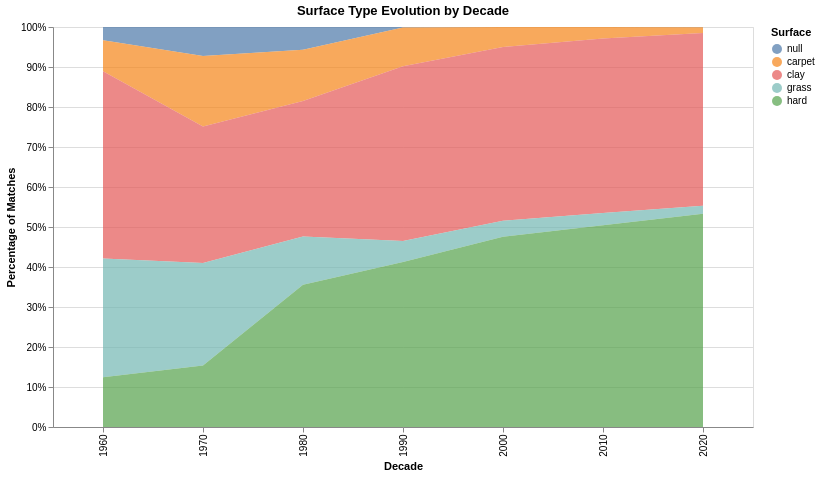

Source (notebook cell):
### Code cell
# Historical trend: Surface evolution over decades
if "year" in df.columns and "surface" in df.columns:
    # Create decade groupings
    surface_by_decade = df.with_columns(
        ((pl.col("year") / 10).floor() * 10).cast(pl.Int32).alias("decade")
    ).group_by(["decade", "surface"]).agg(
        pl.count().alias("match_count")
    ).sort(["decade", "surface"])
    
    # Calculate percentage within each decade
    decade_totals = surface_by_decade.group_by("decade").agg(
        pl.sum("match_count").alias("decade_total")
    )
    
    surface_by_decade = surface_by_decade.join(
        decade_totals, on="decade"
    ).with_columns(
        ((pl.col("match_count") / pl.col("decade_total")) * 100).alias("percentage")
    )
    
    # Create stacked area chart
    chart = alt.Chart(surface_by_decade.to_pandas()).mark_area(opacity=0.7).encode(
        x=alt.X("decade:O", title="Decade"),
        y=alt.Y("percentage:Q", title="Percentage of Matches", stack="normalize"),
        color=alt.Color("surface:N", title="Surface"),
        tooltip=["decade", "surface", "match_count", alt.Tooltip("percentage:Q", format=".1f")]
    ).properties(
        title="Surface Type Evolution by Decade",
        width=700,
        height=400
    )
    
    chart.show()

### Figure 1 — Vega-Lite specification as saved in the notebook (floating-point values rounded to 4 significant figures)
{"config": {"view": {"continuousWidth": 300, "continuousHeight": 300}}, "data": {"name": "data-29f5b683f381b3dec0c68c273f4657e1"}, "mark": {"type": "area", "opacity": 0.7}, "encoding": {"color": {"field": "surface", "title": "Surface", "type": "nominal"}, "tooltip": [{"field": "decade", "type": "quantitative"}, {"field": "surface", "type": "nominal"}, {"field": "match_count", "type": "quantitative"}, {"field": "percentage", "format": ".1f", "type": "quantitative"}], "x": {"field": "decade", "title": "Decade", "type": "ordinal"}, "y": {"field": "percentage", "stack": "normalize", "title": "Percentage of Matches", "type": "quantitative"}}, "height": 400, "title": "Surface Type Evolution by Decade", "width": 700, "$schema": "https://vega.github.io/schema/vega-lite/v6.4.1.json", "datasets": {"data-29f5b683f381b3dec0c68c273f4657e1": [{"decade": 1960, "surface": null, "match_count": 211, "decade_total": 6419, "percentage": 3.287}, {"decade": 1960, "surface": "carpet", "match_count": 499, "decade_total": 6419, "percentage": 7.774}, {"decade": 1960, "surface": "clay", "match_count": 3004, "decade_total": 6419, "percentage": 46.8}, {"decade": 1960, "surface": "grass", "match_count": 1906, "decade_total": 6419, "percentage": 29.69}, {"decade": 1960, "surface": "hard", "match_count": 799, "decade_total": 6419, "percentage": 12.45}, {"decade": 1970, "surface": null, "match_count": 2259, "decade_total": 31062, "percentage": 7.273}, {"decade": 1970, "surface": "carpet", "match_count": 5464, "decade_total": 31062, "percentage": 17.59}, {"decade": 1970, "surface": "clay", "match_count": 10606, "decade_total": 31062, "percentage": 34.14}, {"decade": 1970, "surface": "grass", "match_count": 7954, "decade_total": 31062, "percentage": 25.61}, {"decade": 1970, "surface": "hard", "match_count": 4779, "decade_total": 31062, "percentage": 15.39}, {"decade": 1980, "surface": null, "match_count": 3424, "decade_total": 60292, "percentage": 5.679}, {"decade": 1980, "surface": "carpet", "match_count": 7723, "decade_total": 60292, "percentage": 12.81}, {"decade": 1980, "surface": "clay", "match_count": 20415, "decade_total": 60292, "percentage": 33.86}, {"decade": 1980, "surface": "grass", "match_count": 7287, "decade_total": 60292, "percentage": 12.09}, {"decade": 1980, "surface": "hard", "match_count": 21443, "decade_total": 60292, "percentage": 35.57}, {"decade": 1990, "surface": null, "match_count": 164, "decade_total": 112786, "percentage": 0.1454}, {"decade": 1990, "surface": "carpet", "match_count": 10933, "decade_total": 112786, "percentage": 9.694}, {"decade": 1990, "surface": "clay", "match_count": 49246, "decade_total": 112786, "percentage": 43.66}, {"decade": 1990, "surface": "grass", "match_count": 5920, "decade_total": 112786, "percentage": 5.249}, {"decade": 1990, "surface": "hard", "match_count": 46523, "decade_total": 112786, "percentage": 41.25}, {"decade": 2000, "surface": null, "match_count": 20, "decade_total": 158417, "percentage": 0.01262}, {"decade": 2000, "surface": "carpet", "match_count": 7894, "decade_total": 158417, "percentage": 4.983}, {"decade": 2000, "surface": "clay", "match_count": 68865, "decade_total": 158417, "percentage": 43.47}, {"decade": 2000, "surface": "grass", "match_count": 6283, "decade_total": 158417, "percentage": 3.966}, {"decade": 2000, "surface": "hard", "match_count": 75355, "decade_total": 158417, "percentage": 47.57}, {"decade": 2010, "surface": "carpet", "match_count": 6336, "decade_total": 220754, "percentage": 2.87}, {"decade": 2010, "surface": "clay", "match_count": 96364, "decade_total": 220754, "percentage": 43.65}, {"decade": 2010, "surface": "grass", "match_count": 6702, "decade_total": 220754, "percentage": 3.036}, {"decade": 2010, "surface": "hard", "match_count": 111352, "decade_total": 220754, "percentage": 50.44}, {"decade": 2020, "surface": null, "match_count": 115, "decade_total": 184998, "percentage": 0.06216}, {"decade": 2020, "surface": "carpet", "match_count": 2613, "decade_total": 184998, "percentage": 1.412}, {"decade": 2020, "surface": "clay", "match_count": 79929, "decade_total": 184998, "percentage": 43.21}, {"decade": 2020, "surface": "grass", "match_count": 3757, "decade_total": 184998, "percentage": 2.031}, {"decade": 2020, "surface": "hard", "match_count": 98584, "decade_total": 184998, "percentage": 53.29}]}}
